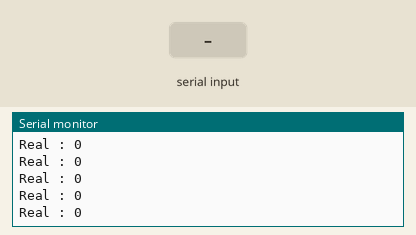
Simulated run of this sketch. Board: Arduino Mega 2560, built with avr-gcc and run on an emulated ATmega2560. Parts: the last lines printed to the serial monitor. Inputs (shaded band) come from the test bench.

Above: at 1.2 s.
1.3 s: "1" received over the second serial link
At 2.39 s:
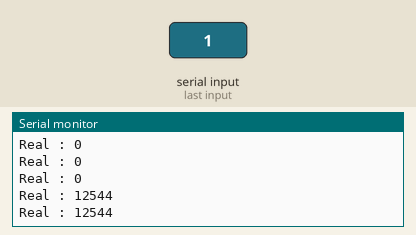
2.8 s: "0" received over the second serial link
At 3.87 s:
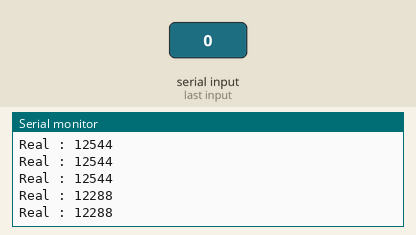
4.3 s: "2" received over the second serial link
At 5.4 s:
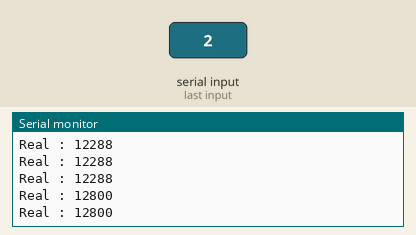
Timing chart, 0 to 7.3 s (numbered marks = the images above; inputs shaded):
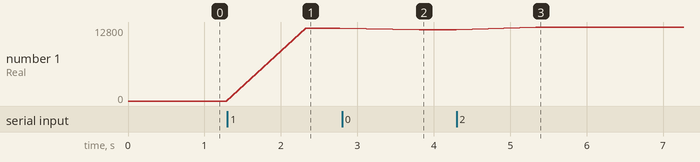

The sketch:

readIMU.ino
```cpp
byte input[2];
int val1;

void setup() {

  Serial2.begin(57600);
  Serial.begin(57600);

  Serial.flush();
  Serial2.flush();


 /* Serial1.readBytes(input, 4);
  val1 = (input[0] << 8 | input[1]);
  val2 = (input[2] << 8 | input[3]);
  initial = val1; */

}


void loop()
{
     Serial2.write("#f");

  while (Serial2.available())
   {
    Serial2.readBytes(input, 2);
    val1 = (input[0] << 8 | input[1]);

  }
 // if(val1<0)
  //val1= 180+(180+val1);
  Serial.print("Real : ");
    Serial.println(val1);

  delay(40);
}
```

Measured:
- after the input at 1.3 s, the serial monitor: prints a new line after 1.0 s (image 1)
- after the input at 2.8 s, the serial monitor: prints a new line after 1.0 s (image 2)
- after the input at 4.3 s, the serial monitor: prints a new line after 1.0 s (image 3)
- plotted number 1: 0 → 12544 after the input at 1.3 s, 12544 → 12288 after the input at 2.8 s, 12288 → 12800 after the input at 4.3 s
